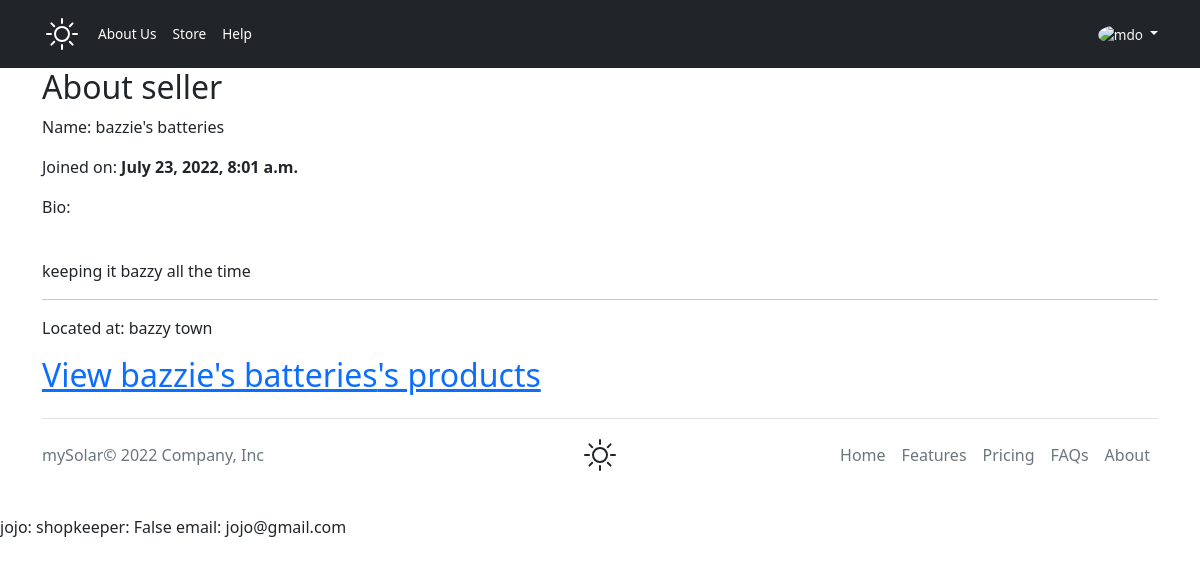
The app's page /sellerInfo2 (signed in) with its own data.
### mySolarApp/models.py (models this page shows)
class Profile(models.Model):
    shopkeeper = models.OneToOneField(
        User, on_delete=models.CASCADE, related_name="user_profile")
    name = models.CharField(max_length=64)
    bio = models.CharField(max_length=1000)
    profile_pic = models.ImageField(
        blank=True, height_field=None, width_field=None, upload_to='profile_and_banner_images')
    banner_pic = models.ImageField(
        blank=True, height_field=None, width_field=None, upload_to='profile_and_banner_images')
    location = models.CharField(max_length=128)
    how_active = models.IntegerField()
    identification = models.CharField(max_length=13)
    is_active = models.BooleanField(default=True)

class User(AbstractUser):
    beSellerFormSubmitted = models.BooleanField(default=False)
    contact_info = models.CharField(max_length=15, blank=True)
    is_shopkeeper = models.BooleanField(default=False)
    def __str__(self):
        return f'{self.username}: shopkeeper: {self.is_shopkeeper} email: {self.email}'

### mySolarApp/views.py (the view)
# urls.py: path("sellerInfo<int:seller_id>",
def sellerInfo(request, seller_id):
    seller = Profile.objects.get(pk=seller_id)
    context = {
        "seller": seller,
    }
    return render(request, "mySolar/seller.html", context)

### mySolarApp/templates/mySolar/seller.html (shortened to what this page needs)
{% extends 'mySolar/layout.html' %}  {% block body %}
{% if seller.is_active and seller.shopkeeper.is_active%}
<h2>About seller</h2>
<p>Name: {{seller.name}}</p>
<p>Joined on: <b>{{seller.shopkeeper.date_joined}}</b></p>
<p>Bio:</p>
<br />
<p>{{ seller.bio }}</p>
<hr />
<p>Located at: {{seller.location}}</p>
<h2>
  <a href="{% url 'sellerProducts' seller.pk %}"
    >View {{seller.name}}'s products</a
  >
</h2>
{% endif %} {% endblock %}

### mySolarApp/templates/mySolar/layout.html (shortened to what this page needs)
<!DOCTYPE html>
<html>
<head>
  {% load static %}
  <link href="https://cdn.jsdelivr.net/npm/bootstrap@5.2.0-beta1/dist/css/bootstrap.min.css" rel="stylesheet"
 />
  <link rel="stylesheet" href="{% static 'mySolar/index.css' %}" />
</head>
<body>
  {% if request.user.is_authenticated == False %}
  <header id="UNAUTHORIZED" class="p-3 bg-dark text-white">
    <div class="container text-small">
      <div class="d-flex flex-wrap align-items-center justify-content-center justify-content-lg-start">
        <a href="/" class="d-flex align-items-center mb-2 mb-lg-0 text-white text-decoration-none">
          <svg xmlns="http://www.w3.org/2000/svg" class="bi me-2" width="40" height="32" role="img" aria-label="mySolar"
            fill="currentColor" class="bi bi-brightness-high" viewBox="0 0 16 16">
            <path
              d="M8 11a3 3 0 1 1 0-6 3 3 0 0 1 0 6zm0 1a4 4 0 1 0 0-8 4 4 0 0 0 0 8zM8 0a.5.5 0 0 1 .5.5v2a.5.5 0 0 1-1 0v-2A.5.5 0 0 1 8 0zm0 13a.5.5 0 0 1 .5.5v2a.5.5 0 0 1-1 0v-2A.5.5 0 0 1 8 13zm8-5a.5.5 0 0 1-.5.5h-2a.5.5 0 0 1 0-1h2a.5.5 0 0 1 .5.5zM3 8a.5.5 0 0 1-.5.5h-2a.5.5 0 0 1 0-1h2A.5.5 0 0 1 3 8zm10.657-5.657a.5.5 0 0 1 0 .707l-1.414 1.415a.5.5 0 1 1-.707-.708l1.414-1.414a.5.5 0 0 1 .707 0zm-9.193 9.193a.5.5 0 0 1 0 .707L3.05 13.657a.5.5 0 0 1-.707-.707l1.414-1.414a.5.5 0 0 1 .707 0zm9.193 2.121a.5.5 0 0 1-.707 0l-1.414-1.414a.5.5 0 0 1 .707-.707l1.414 1.414a.5.5 0 0 1 0 .707zM4.464 4.465a.5.5 0 0 1-.707 0L2.343 3.05a.5.5 0 1 1 .707-.707l1.414 1.414a.5.5 0 0 1 0 .708z" />
          </svg>
        </a>
        <ul class="nav col-12 col-lg-auto me-lg-auto mb-2 justify-content-center mb-md-0">
          <li>
            <a href="{% url 'about' %}" class="nav-link px-2 text-white">About Us</a>
          </li>
          <li>
            <a href="{% url 'shop' %}" class="nav-link px-2 text-white">Store</a>
          </li>
          <li>
            <a href="{% url 'help' %}" class="nav-link px-2 text-white">Help</a>
          </li>
          <li><a href="#" class="nav-link px-2 text-white">Cart</a></li>
        </ul>
        <div class="text-end">
          <a href="{% url 'login' %}"><button type="button" class="btn btn-outline-light me-2">
              Login
            </button></a>
          <a href="{% url 'register' %}"><button type="button" class="btn btn-warning">Sign-up</button></a>
        </div>
      </div>
    </div>
  </header>
  {% elif request.user.is_shopkeeper == False %}
  <header id="AUTHORIZED_BUYER" class="p-3 bg-dark text-white">
    <div class="container text-small">
      <div class="d-flex flex-wrap align-items-center justify-content-center justify-content-lg-start">
        <a href="/" class="d-flex align-items-center mb-2 mb-lg-0 text-white text-decoration-none">
        </a>
        <ul class="nav col-12 col-lg-auto me-lg-auto mb-2 justify-content-center mb-md-0">
          <li>
            <a href="{% url 'about' %}" class="nav-link px-2 text-white">About Us</a>
          </li>
          <li>
            <a href="{% url 'shop' %}" class="nav-link px-2 text-white">Store</a>
          </li>
          <li>
            <a href="{% url 'help' %}" class="nav-link px-2 text-white">Help</a>
          </li>
        </ul>
        <div class="dropdown text-end">
          <a href="#" class="d-block link-light text-decoration-none dropdown-toggle" id="dropdownUser1"
            data-bs-toggle="dropdown" aria-expanded="false">
            <img src="https://github.com/mdo.png" alt="mdo" width="32" height="32" class="rounded-circle" />
          </a>
        </div>
      </div>
    </div>
  </header>
  {% endif %}
  <main class="container">{% block body %} {% endblock %}</main>
</body>
<div class="container">
  <footer class="d-flex flex-wrap justify-content-between align-items-center py-3 my-4 border-top">
    <p class="col-md-4 mb-0 text-muted">mySolar© 2022 Company, Inc</p>
    <a href="/"
      class="col-md-4 d-flex align-items-center justify-content-center mb-3 mb-md-0 me-md-auto link-dark text-decoration-none">
    </a>
    <ul class="nav col-md-4 justify-content-end">
      <li class="nav-item">
        <a href="/" class="nav-link px-2 text-muted">Home</a>
      </li>
      <li class="nav-item">
        <a href="#" class="nav-link px-2 text-muted">Features</a>
      </li>
      <li class="nav-item">
        <a href="#" class="nav-link px-2 text-muted">Pricing</a>
      </li>
      <li class="nav-item">
        <a href="{% url 'help' %}" class="nav-link px-2 text-muted">FAQs</a>
      </li>
      <li class="nav-item">
        <a href="{% url 'about' %}" class="nav-link px-2 text-muted">About</a>
      </li>
    </ul>
  </footer>
</div>
{{ request.user }}
</html>

### mySolarApp/static/mySolar/index.css (style rules this page uses)
* { box-sizing: border-box; }
.text-small { font-size: 85%; }
.dropdown-toggle { outline: 0; }

### records on screen
Profile: name "bazzie's batteries", shopkeeper.date_joined "July 23, 2022, 8:01 a.m.", bio "keeping it bazzy all the time", location "bazzy town"
User: user "jojo: shopkeeper: False email: jojo@gmail.com"
